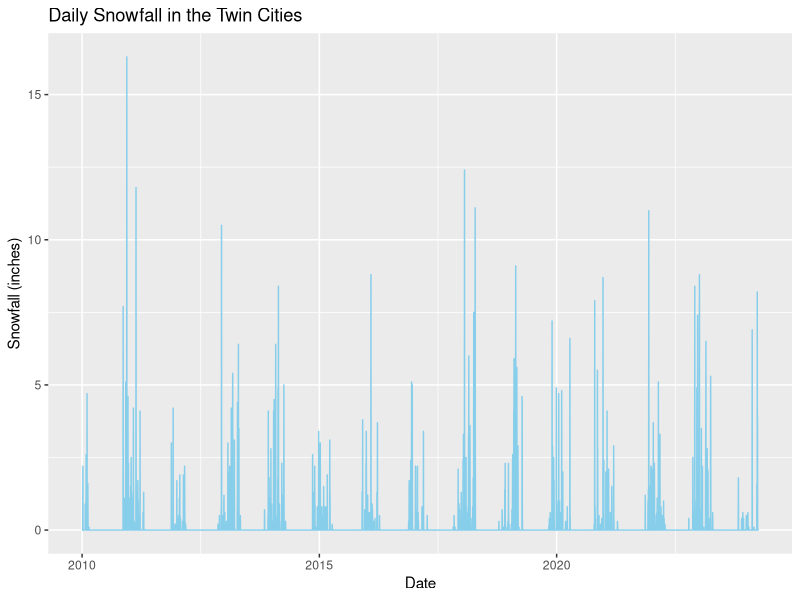
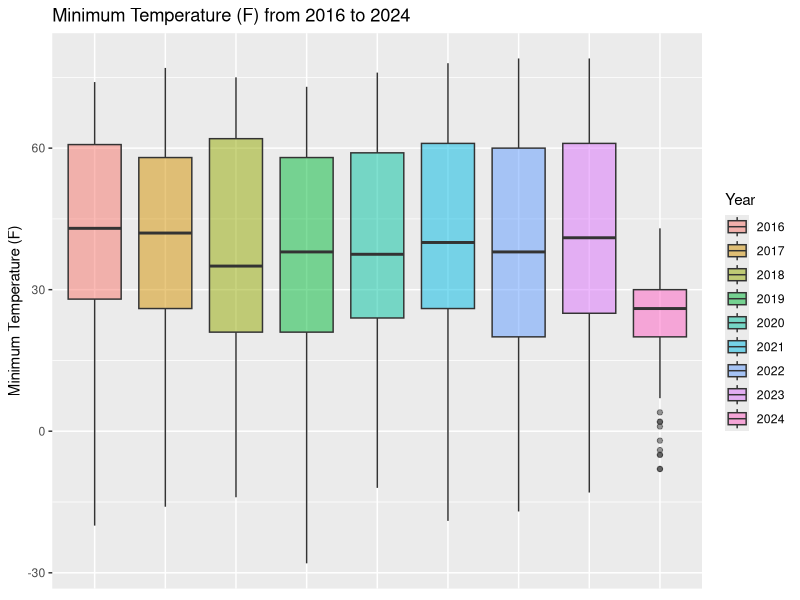

Reproduce these figures in R, in order.
## ---- chunk 1

library(tidyverse)
library(lubridate)
library(janeaustenr)
library(knitr) # needed for kable function

data("prideprejudice")

head(prideprejudice, 10) # some stuff at beginning to remove

## ---- chunk 2
tail(prideprejudice) # end looks fine!

## ---- chunk 3
pandp.words <- prideprejudice[prideprejudice != ""]
pandp.words <- pandp.words[-c(1,2)]
## ---- chunk 4

pandp.words <- pandp.words %>%
  str_subset("Chapter \\d+", negate = TRUE)
## ---- chunk 5

pandp.words.only <- pandp.words %>% 
  str_remove_all("[.!,;:?\"\\'_]")

## ---- chunk 6

pandp.words.only <- pandp.words.only %>% 
  tolower()

head(pandp.words.only, 10)
## ---- chunk 7

pandp <- pandp.words.only %>% 
  str_split(" ")

head(pandp, 25)

## ---- chunk 8

pride_count <- sum(str_count(pandp, "pride"))

prejudice_count <- sum(str_count(pandp, "prejudice"))

str_glue("The word 'pride' appears {pride_count} times and the word 'prejudice' appears {prejudice_count} times.")

## ---- chunk 9

precip <- read.csv("mn_precip.csv")

head(precip)
## ---- chunk 10
glimpse(precip)

precip <- precip %>% 
  mutate(date = mdy(date),
         precip.in = if_else(precip.in == "T", "0.005", precip.in),
         snow.in = if_else(snow.in == "T", "0.005", snow.in),
         snowdepth.in = if_else(snowdepth.in == "T", "0.005", snowdepth.in)) %>% 
  mutate(across(is.character, as.numeric))

glimpse(precip)
## ---- chunk 11
ggplot(precip, aes(x = date, y = snow.in)) +
  geom_line(color = "skyblue") +
  labs(x = "Date",
       y = "Snowfall (inches)",
       title = "Daily Snowfall in the Twin Cities")


## ---- chunk 12

snow_table <- precip %>% 
  filter(month(date) %in% c(11, 12, 1:3)) %>% 
  group_by(year(date)) %>% 
  summarize("snow_fall" = sum(snow.in),
            "snow_day" = sum(snow.in >= 0.01)) %>%
  kable(col.names = c("Year", "Snowfall (inches)", "Snow Days"), align = 'c')
  
snow_table
## ---- chunk 13

precip %>%
filter(year(date) %in% 2016:2024) %>% #Decade data
  mutate(Year = as.factor(year(date))) %>% 
ggplot(aes(x = Year, y = mintemp.f, fill = Year)) +
  geom_boxplot(alpha = 0.5) +
  labs(x = " ",
       y = "Minimum Temperature (F)",
       title = "Minimum Temperature (F) from 2016 to 2024") +
  theme(axis.title.x = element_blank(),
        axis.text.x = element_blank(),
        axis.ticks.x = element_blank())
